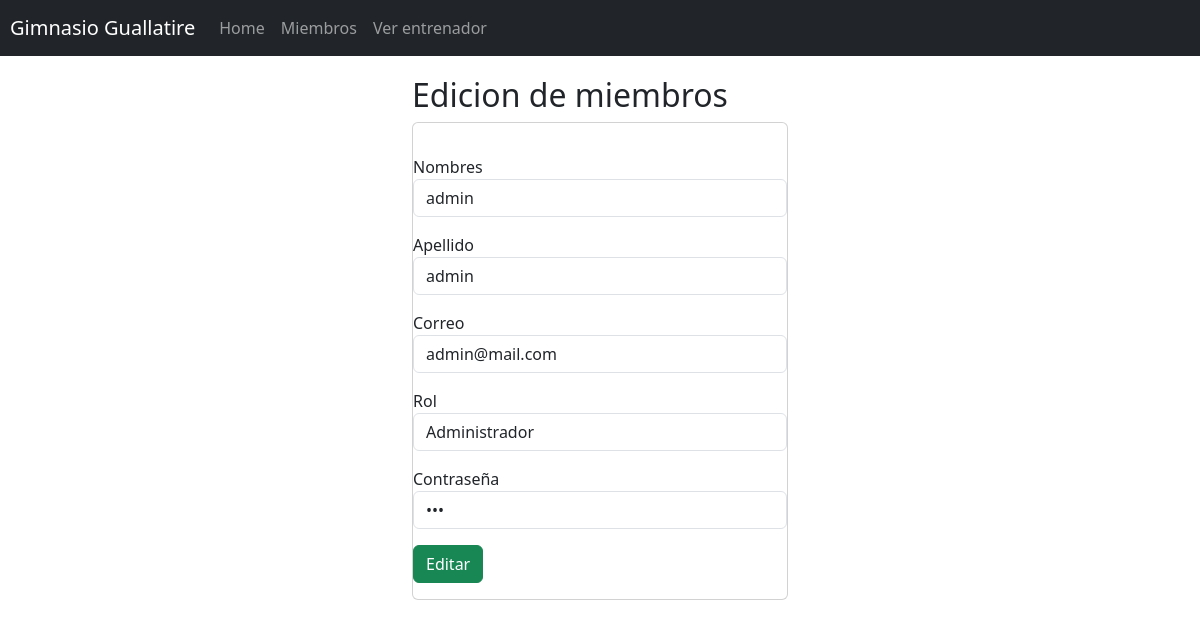
The page /edicionUsuario/42 on the database its author committed.
### Aplicaciones/proyectoGym/models.py (models this page shows, shortened)
class Usuarios(models.Model):
    idUsuario = models.AutoField(primary_key=True)
    rut = models.CharField(max_length=30,blank=True)
    nombre = models.CharField(max_length=50)
    apellido = models.CharField(max_length=100)
    contraseña = models.CharField(max_length=40)
    correo = models.CharField(max_length=100)
    rol = models.CharField(max_length=30)
    entrenador = models.CharField(max_length=100,blank=True)
    tarjeta = models.CharField(max_length=100,blank=True)
    activo = models.BooleanField(default=True)

### Aplicaciones/proyectoGym/views.py (the view)
# urls.py: path('edicionUsuario/<idUsuario>',views.edicionUsuario),
def edicionUsuario(request,idUsuario):
        usuario = Usuarios.objects.get(idUsuario = idUsuario)
        entrenadores = Usuarios.objects.filter(rol="Entrenador")                               # Para obtener todos los usuarios de la base de datos
        return render(request, "edicionUsuario.html",{"usuario":usuario,"Entrenadores":entrenadores})

### Aplicaciones/proyectoGym/templates/edicionUsuario.html (shortened to what this page needs)
{% extends "./base.html" %}
{% block body %}
<div class="row">
    <div class="col-md-4 offset-md-4">
        <h2>Edicion de miembros</h2>
        <div class ="card">
            <div class ="card-body"></div>
            <form action="/editarUsuario/" method="POST">{% csrf_token %}
                <div class="form-group mb-3">
                    <label>Nombres</label>
                    <input type="text" name="nombre" class ="form-control" value="{{usuario.nombre}}" placeholder="Nombre">
                </div>
                <div class="form-group mb-3">
                    <label>Apellido</label>
                    <input type="text" name="apellido" class="form-control"value="{{usuario.apellido}}" placeholder="Apellido">
                </div>
                <div class="form-group mb-3">
                    <label>Correo</label>
                    <input type="email" name="correo" class="form-control" value="{{usuario.correo}}"placeholder="Correo">
                </div>
                <div class="form-group mb-3">
                    <label>Rol</label>
                    <select onchange="mostrarEntrenador(this)" id ="rol"name="rol" class="form-control">
                        <option selected>{{usuario.rol}}</option>
                      </select>
                </div>
                <div class="form-group mb-3">
                    <label>Contraseña</label>
                    <input type="password" name="contraseña"value="{{usuario.contraseña}}" class="form-control">
                </div>
                <div class="mb-3">
                    <button type="submit" class="btn btn-success btn-block ">Editar</button>
                </div>
            </form>
        </div>
    </div>
</div>
{% endblock %}

### rows shown on the page
Usuarios: nombre "admin", correo "admin@mail.com", rol "Administrador"
